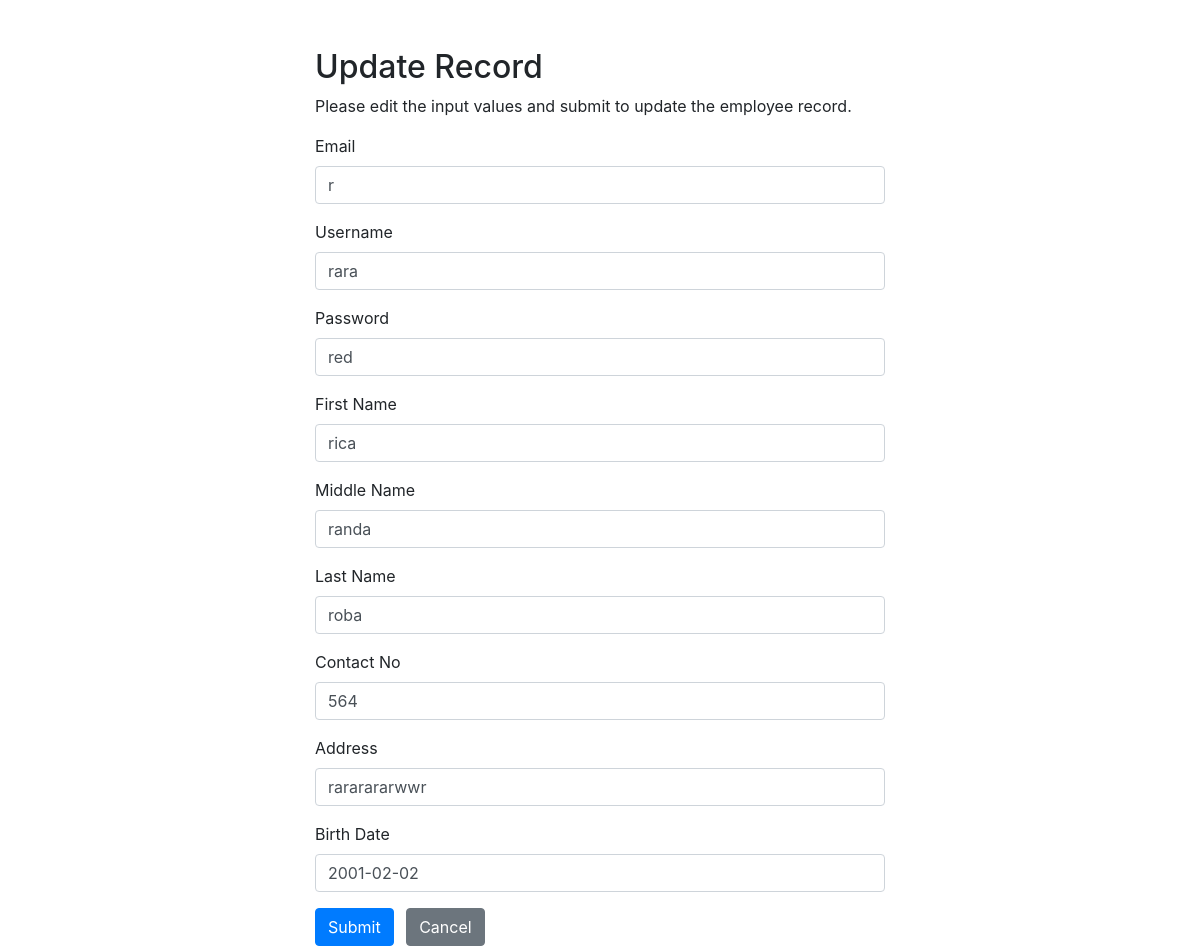
The page /ope_modify.php?dri_username=rara (signed in) on the database its author committed.
### tables this page shows
CREATE TABLE `drivers` (
  `email_add` varchar(100) NOT NULL,
  `dri_username` varchar(100) NOT NULL,
  `password` varchar(100) DEFAULT NULL,
  `fname` varchar(100) DEFAULT NULL,
  `mname` varchar(100) DEFAULT NULL,
  `lname` varchar(100) DEFAULT NULL,
  `contactno` int(11) NOT NULL,
  `address` varchar(100) DEFAULT NULL,
  `bday` date DEFAULT NULL,
  `ope_email` varchar(100) DEFAULT NULL
);

### ope_modify.php (the view, shortened to what this page needs)
<?php
require_once "connect.php";
$email = $username = $psw = $fname = $mname = $lname = $contactno = $address = $bday = "";
$email_err = $username_err = $psw_err = $fname_err = $mname_err = $lname_err = $contactno_err = $address_err = $bday_err =  "";
if (isset($_POST["username"]) && !empty($_POST["username"])) {
    $where = $_GET["dri_username"];
    $input_email = trim($_POST["email"]);
    if (empty($input_email)) {
        $email_err = "Please enter a email.";
    } elseif (!filter_var($input_email, FILTER_VALIDATE_REGEXP, array("options" => array("regexp" => "/^[a-zA-Z\s]+$/")))) {
        $email_err = "Please enter a valid email.";
    } else {
        $email = $input_email;
    }
    $input_username = trim($_POST["username"]);
    if (empty($input_username)) {
        $username_err = "Please enter an username.";
    } else {
        $username = $input_username;
    }
    $input_psw = trim($_POST["psw"]);
    if (empty($input_psw)) {
        $psw_err = "Please enter the password.";
    } else {
        $psw = $input_psw;
    }
    $input_fname = trim($_POST["fname"]);
    if (empty($input_fname)) {
        $fname_err = "Please enter an fname.";
    } else {
        $fname = $input_fname;
    }
    $input_mname = trim($_POST["mname"]);
    if (empty($input_mname)) {
        $mname_err = "Please enter an mname.";
    } else {
        $mname = $input_mname;
    }
    $input_lname = trim($_POST["lname"]);
    if (empty($input_lname)) {
        $lname_err = "Please enter an lname.";
    } else {
        $lname = $input_lname;
    }
    $input_contactno = trim($_POST["contactno"]);
    if (empty($input_contactno)) {
        $contactno_err = "Please enter an contactno.";
    } else {
        $contactno = $input_contactno;
    }
    $input_address = trim($_POST["address"]);
    if (empty($input_address)) {
        $address_err = "Please enter an address.";
    } else {
        $address = $input_address;
    }
    $input_bday = trim($_POST["bday"]);
    if (empty($input_bday)) {
        $bday_err = "Please enter an bday.";
    } else {
        $bday = $input_bday;
    }
    if (
        empty($email_err) && empty($username_err) && empty($psw_err) && empty($fname_err) && empty($mname_err)
        && empty($lname_err) && empty($contact_err) && empty($address_err) && empty($bday_err)
    ) {
        $sql = "UPDATE drivers SET email_add=?, dri_username=?, password=?, fname=?, mname=?, lname=?, contactno=?,
                address=?, bday=? WHERE dri_username=?";
        if ($stmt = mysqli_prepare($link, $sql)) {
            mysqli_stmt_bind_param(
                $stmt,
                "ssssssisss",
                $param_email,
                $param_username,
                $param_psw,
                $param_fname,
                $param_mname,
                $param_lname,
                $param_contactno,
                $param_address,
                $param_bday,
                $param_where
            );
            $param_email = $email;
            $param_username = $username;
            $param_psw = $psw;
            $param_fname = $fname;
            $param_mname = $mname;
            $param_lname = $lname;
            $param_contactno = $contactno;
            $param_address = $address;
            $param_bday = $bday;
            $param_where = $where;
            if (mysqli_stmt_execute($stmt)) {
                header("location: ope_dashboard.php");
                exit();
            } else {
                echo "Oops! Something went wrong. Please try again later.";
            }
        }
        mysqli_stmt_close($stmt);
    }
    mysqli_close($link);
} else {
    if (isset($_GET["dri_username"]) && !empty(trim($_GET["dri_username"]))) {
        $username =  trim($_GET["dri_username"]);
        $sql = "SELECT * FROM drivers WHERE dri_username = ?";
        if ($stmt = mysqli_prepare($link, $sql)) {
            mysqli_stmt_bind_param($stmt, "s", $param_username);
            if (mysqli_stmt_execute($stmt)) {
                $result = mysqli_stmt_get_result($stmt);
                if (mysqli_num_rows($result) == 1) {
                    $row = mysqli_fetch_array($result, MYSQLI_ASSOC);
                    $email = $row["email_add"];
                    $username = $row["dri_username"];
                    $psw = $row["password"];
                    $fname = $row["fname"];
                    $mname = $row["mname"];
                    $lname = $row["lname"];
                    $contactno = $row["contactno"];
                    $address = $row["address"];
                    $bday = $row["bday"];
                } else {
                    echo 'hello world!';
                    exit();
                }
            } else {
                echo "Oops! Something went wrong. Please try again later.";
            }
        }
    } else {
        header("location: error.php");
        exit();
    }
}
?>
<!DOCTYPE html>
<html lang="en">
<head>
    <link rel="stylesheet" href="https://stackpath.bootstrapcdn.com/bootstrap/4.5.2/css/bootstrap.min.css">
</head>
<body>
    <div class="wrapper">
        <div class="container-fluid">
            <div class="row">
                <div class="col-md-12">
                    <h2 class="mt-5">Update Record</h2>
                    <p>Please edit the input values and submit to update the employee record.</p>
                    <form action="<?php echo htmlspecialchars(basename($_SERVER['REQUEST_URI'])); ?>" method="post">
                        <div class="form-group">
                            <label>Email</label>
                            <input type="text" name="email" class="form-control <?php echo (!empty($email_err)) ? 'is-invalid' : ''; ?>" value="<?php echo $email; ?>">
                        </div>
                        <div class="form-group">
                            <label>Username</label>
                            <input type="text" name="username" class="form-control <?php echo (!empty($username_err)) ? 'is-invalid' : ''; ?>" value="<?php echo $username; ?>">
                        </div>
                        <div class="form-group">
                            <label>Password</label>
                            <input type="text" name="psw" class="form-control <?php echo (!empty($psw_err)) ? 'is-invalid' : ''; ?>" value="<?php echo $psw; ?>">
                        </div>
                        <div class="form-group">
                            <label>First Name</label>
                            <input type="text" name="fname" class="form-control <?php echo (!empty($fname_err)) ? 'is-invalid' : ''; ?>" value="<?php echo $fname; ?>">
                        </div>
                        <div class="form-group">
                            <label>Middle Name</label>
                            <input type="text" name="mname" class="form-control <?php echo (!empty($mname_err)) ? 'is-invalid' : ''; ?>" value="<?php echo $mname; ?>">
                        </div>
                        <div class="form-group">
                            <label>Last Name</label>
                            <input type="text" name="lname" class="form-control <?php echo (!empty($lname_err)) ? 'is-invalid' : ''; ?>" value="<?php echo $lname; ?>">
                        </div>
                        <div class="form-group">
                            <label>Contact No</label>
                            <input type="text" name="contactno" class="form-control <?php echo (!empty($contactno_err)) ? 'is-invalid' : ''; ?>" value="<?php echo $contactno; ?>">
                        </div>
                        <div class="form-group">
                            <label> Address</label>
                            <input type="text" name="address" class="form-control <?php echo (!empty($address_err)) ? 'is-invalid' : ''; ?>" value="<?php echo $address; ?>">
                        </div>
                        <div class="form-group">
                            <label> Birth Date</label>
                            <input type="text" name="bday" class="form-control <?php echo (!empty($bday_err)) ? 'is-invalid' : ''; ?>" value="<?php echo $bday; ?>">
                        </div>
                        <input type="submit" class="btn btn-primary" value="Submit">
                        <a href="ope_dashboard.php" class="btn btn-secondary ml-2">Cancel</a>
                    </form>
                </div>
            </div>
        </div>
    </div>
</body>
</html>

### ope_modify.php (style rules this page uses)
.wrapper { width: 600px; margin: 0 auto; }

### rows shown on the page
drivers: email "r", username "rara", psw "red", fname "rica", mname "randa", lname "roba", contactno "564", address "rararararwwr", bday "2001-02-02"
